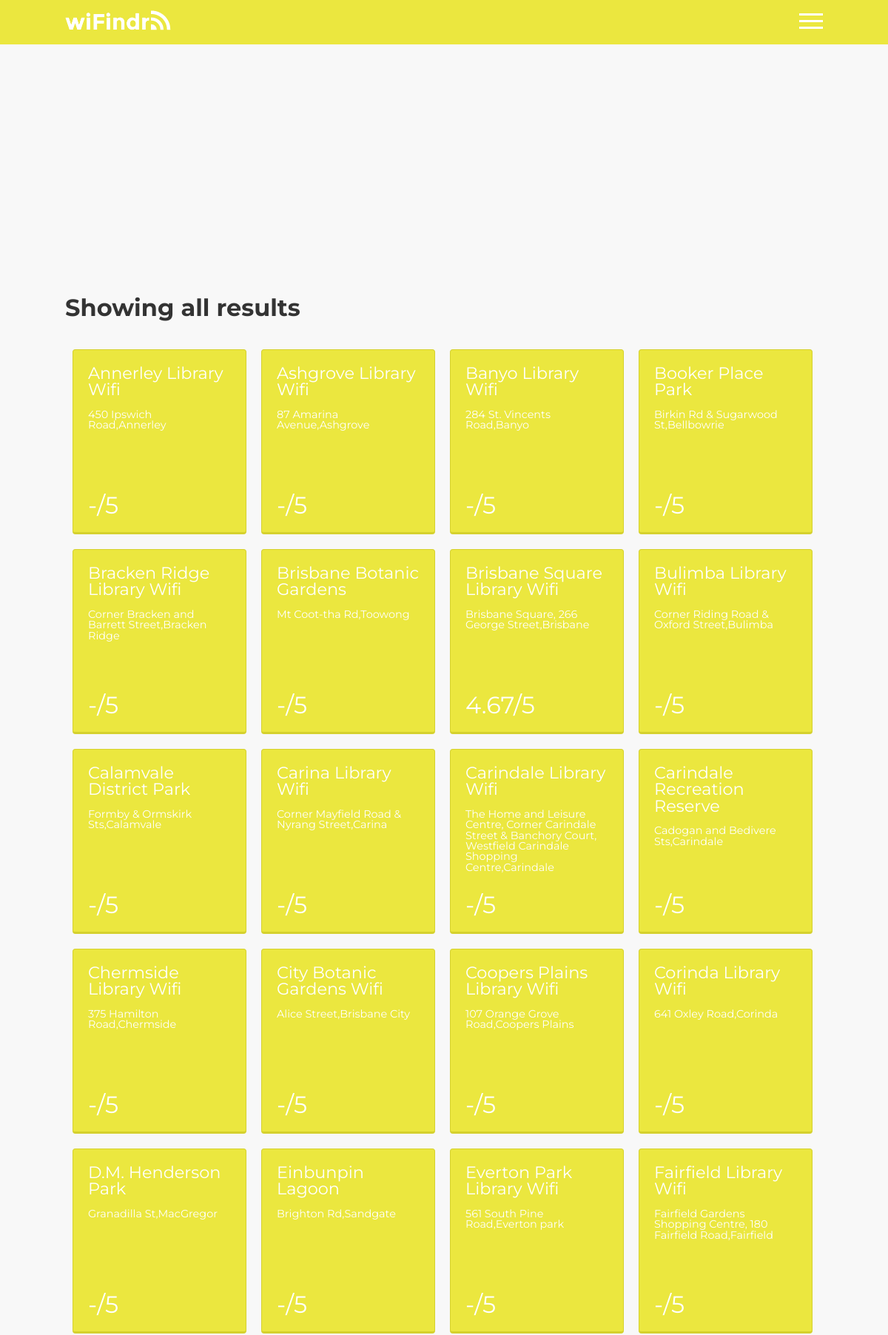
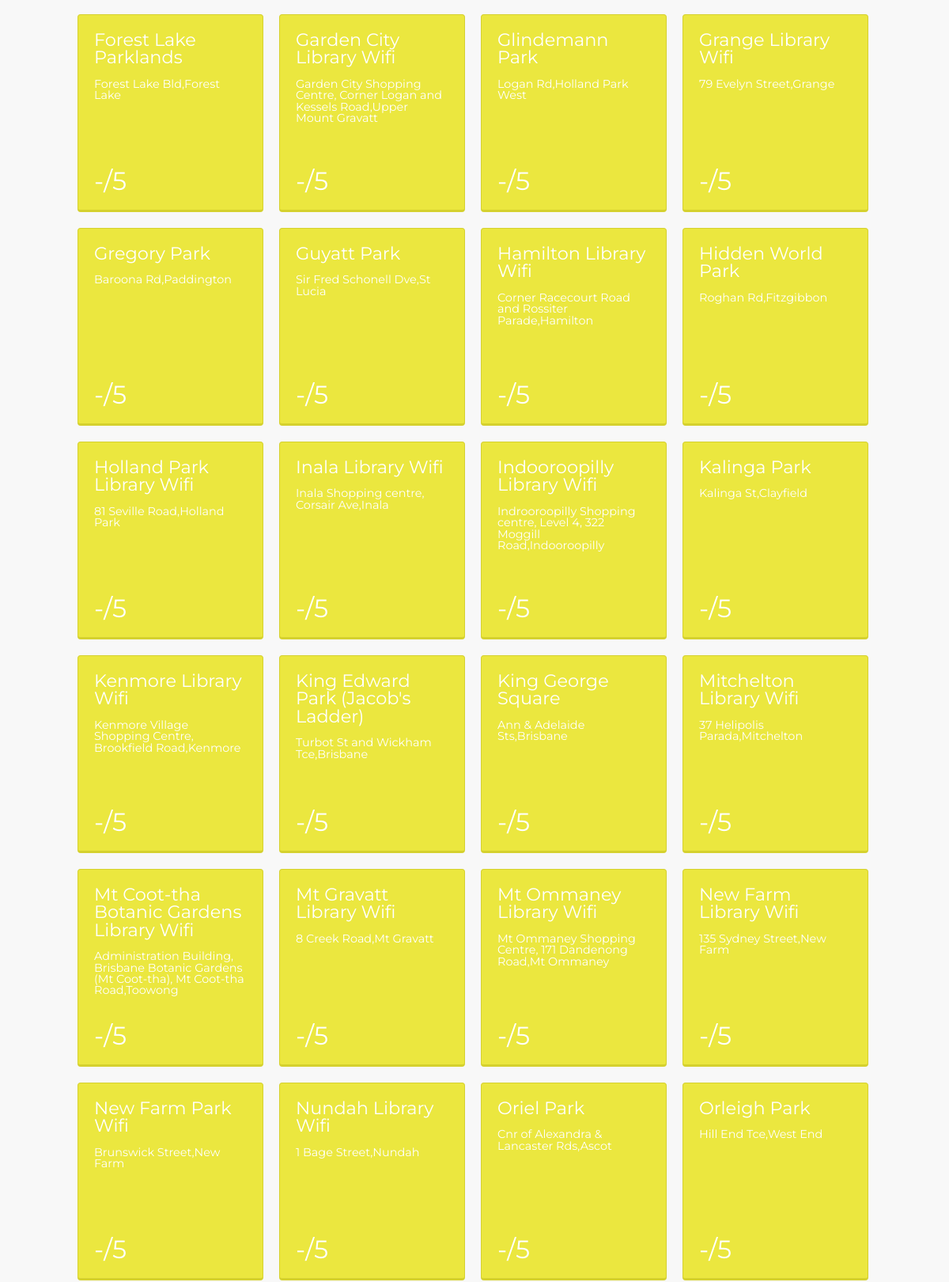
The app's page /results.php (upper part) with its own data (2 pictures, top to bottom).
### tables this page shows
CREATE TABLE IF NOT EXISTS `hotspots` (
  `id` int(9) NOT NULL AUTO_INCREMENT,
  `name` varchar(40) DEFAULT NULL,
  `address` varchar(107) DEFAULT NULL,
  `suburb` varchar(25) DEFAULT NULL,
  `latitude` decimal(10,7) DEFAULT NULL,
  `longitude` decimal(10,7) DEFAULT NULL,
  `hotspot_rating` decimal(10,2) NOT NULL,
  PRIMARY KEY (`id`)
);

### search_messages.php (called while the page is built, shortened)
<?php
switch ($case) {
	case 5:
		$search_message = "Showing all results";
		break;
}
?>

### results.php (the view, shortened to what this page needs)
<?php
include 'login.php';
$selected_suburb = $_POST['select_suburb'];
$sent_rating = $_POST['sort_rating'];
$usr_latitude = $_POST['latitude'];
$usr_longitude = $_POST['longitude'];
$case = 0;
if($usr_latitude != ""){
	$hotspots = $pdo->prepare('SELECT * FROM hotspots');
	$hotspots->execute();
	$latitude = $usr_latitude;
	$longitude = $usr_longitude;
	$hot_count = $hotspots->rowCount();
	$id_array = Array();
	foreach($hotspots as $hotspot){
		$distance = sqrt(pow(($hotspot['latitude']-$usr_latitude), 2)+pow(($hotspot['longitude']-$usr_longitude), 2));
		if ($distance < 0.015){
			$hotspots = array_push($id_array, $hotspot['id']);
		}
	}
	$hotspots = $pdo->prepare('SELECT * FROM hotspots WHERE id IN ('.implode(',', array_map('intval', $id_array)).')');
	$hotspots->execute();
	$case = 1;
}
else{
	if($selected_suburb != ""){
		if($sent_rating != ""){
			$hotspots = $pdo->prepare('SELECT * FROM hotspots WHERE suburb LIKE :searched AND hotspot_rating > :sent_rating');
			$hotspots->bindValue(':searched', "%".$selected_suburb."%");
			$hotspots->bindValue(':sent_rating', $sent_rating);
			$case = 2;
		}
		else{
			$hotspots = $pdo->prepare('SELECT * FROM hotspots WHERE suburb LIKE :searched');
			$hotspots->bindValue(':searched', "%".$selected_suburb."%");
			$case = 3;
		}
	}
	else{
		if($sent_rating != ""){
			$hotspots = $pdo->prepare('SELECT * FROM hotspots WHERE hotspot_rating > :sent_rating');
			$hotspots->bindValue(':sent_rating', $sent_rating);
			$case = 4;
		}
		else{
			$hotspots = $pdo->prepare('SELECT * FROM hotspots');
			$case = 5;
		}
	}
	$hotspots->execute();
	$results = $hotspots->fetch(PDO::FETCH_ASSOC);
	$longitude = $results['longitude'];
	$latitude = $results['latitude'];
	$hotspots->execute();
}
$hotspots->execute();
?>
<!DOCTYPE html>
<html lang="en">
	<head>
		<link rel="stylesheet" href="css/reset.css" type="text/css">
		<link rel="stylesheet" href="css/style.css" type="text/css">
		<link rel="stylesheet" href="css/animation.css" type="text/css">
		<link rel="stylesheet" href="css/mobile.css" type="text/css">
	</head>
	<body onload="loadMap(<?php echo $latitude ?>, <?php echo $longitude?>)">
		<div id="wrapper">
			<div id="header_wrap" class="yellow_bg">
	            <div id="header" class="center">
	                <a href="index.php"><img src="images/logo/logo_white.png" class="left header-logo" alt="wiFindr"></a>
	                <a href="javascript:void(0);" id="menu_icon" class="right" onclick="menu()"><img src="images/icons/menu_icon.png" alt="Open Menu"/></a>
	            </div>
	        </div>
	        <div id="content">
		        <div id="map-canvas" class="map-canvas-short"></div>
		        <div class="page center padding30">
		        	<h2>
		        		<?php
			        	include "search_messages.php";
			        	echo $search_message;
		        		?>
		        	</h2>
		        	<div id="results-wrap">
		        		<?php
		        			foreach($hotspots as $hotspot){
		        				if($hotspot['hotspot_rating'] != 0){
		        					$rating = $hotspot['hotspot_rating'];
		        				}
		        				else{
		        					$rating = "-";
		        				}
			        			$clean_suburb = preg_replace('/[0-9,]+/', '', $hotspot['suburb']);
			        			echo '<a href="hotspot.php?id=',$hotspot['id'],'" class="result">',
			        			'<p class="result-name">',$hotspot['name'],'</p>',
			        			'<p class="result-address">',$hotspot['address'],',',$clean_suburb,'</p>',
			        			'<div class="result-rating">',$rating,'/5</div></a>';
			        		}
		        		?>
		        	</div>
		        </div>
		    </div>
	    </div>
	</body>
</html>

### css/style.css (style rules this page uses)
body { background-color: #f8f8f8; overflow-x: hidden; height: 100%; }
#wrapper { min-height: 100vh; position: relative; overflow-x:hidden; }
#content { padding-bottom:70px; overflow: hidden; height: auto; }
.left { float:left; }
.right { float: right; }
.center { margin: 0 auto 0 auto; }
h2 { font-family: "Montserrat", sans-serif; font-size: 2em; font-weight: 700; color: #333; margin: 10px 0px 10px 0px; }
.page { width: 1024px; position: relative; overflow: hidden; height: auto; }
.yellow_bg { background-color: rgba(235, 231, 63, 1); }
.padding30 { padding: 30px; }
#header_wrap { height: 60px; width: 100%; }
#header { width: 1024px; height: 60px; }
#menu_icon { position: relative; top: 18px; right: 0px; display: block; z-index: 10; }
.header-logo { margin-top: 12px; }
.map-canvas-short { height:300px; width: 100%; margin: 0; padding: 0; }
.result { padding: 20px; height: 250px; width: 235px; float:left; background-color: #EBE73F; color: #fff; font-family: "Montserrat", sans-serif; margin: 10px; border-radius: 4px; border: 1px solid #D5D12E; border-bottom: 3px solid #D5D12E; box-sizing: border-box; position: relative; }
#results-wrap { margin-top: 30px; overflow: hidden; height: auto; }
.result-name { font-family: inherit; margin: 0px 0px 15px 0px; font-size: 1.4em; }
.result-address { font-family: inherit; margin: 0px 0px 30px 0px; font-size: 0.9em; }
.result-rating { font-family: inherit; font-size: 2em; position: absolute; bottom: 20px; left: 20px; }

### css/animation.css (style rules this page uses)
#search-bar, #registration input, .result, #menu_wrap, body, #menu_wrap ul li, #menu_icon, #login, #search_again, #send_review { -webkit-transition: all 0.2s ease-in-out; -moz-transition: all 0.2s ease-in-out; -o-transition: all 0.2s ease-in-out; transition: all 0.2s ease-in-out; }

### records on screen
hotspots: name "Annerley Library Wifi", address "450 Ipswich Road", suburb "Annerley", hotspot_rating "-"
hotspots: name "Ashgrove Library Wifi", address "87 Amarina Avenue", suburb "Ashgrove", hotspot_rating "-"
hotspots: name "Banyo Library Wifi", address "284 St. Vincents Road", suburb "Banyo", hotspot_rating "-"
hotspots: name "Booker Place Park", address "Birkin Rd & Sugarwood St", suburb "Bellbowrie", hotspot_rating "-"
hotspots: name "Bracken Ridge Library Wifi", address "Corner Bracken and Barrett Street", suburb "Bracken Ridge", hotspot_rating "-"
hotspots: name "Brisbane Botanic Gardens", address "Mt Coot-tha Rd", suburb "Toowong", hotspot_rating "-"
hotspots: name "Brisbane Square Library Wifi", address "Brisbane Square, 266 George Street", suburb "Brisbane", hotspot_rating "4.67"
hotspots: name "Bulimba Library Wifi", address "Corner Riding Road & Oxford Street", suburb "Bulimba", hotspot_rating "-"
hotspots: name "Calamvale District Park", address "Formby & Ormskirk Sts", suburb "Calamvale", hotspot_rating "-"
hotspots: name "Carina Library Wifi", address "Corner Mayfield Road & Nyrang Street", suburb "Carina", hotspot_rating "-"
hotspots: name "Carindale Library Wifi", address "The Home and Leisure Centre, Corner Carindale Street & Banchory Court, Westfield Carindale Shopping Centre", suburb "Carindale", hotspot_rating "-"
hotspots: name "Carindale Recreation Reserve", address "Cadogan and Bedivere Sts", suburb "Carindale", hotspot_rating "-"
hotspots: name "Chermside Library Wifi", address "375 Hamilton Road", suburb "Chermside", hotspot_rating "-"
hotspots: name "City Botanic Gardens Wifi", address "Alice Street", suburb "Brisbane City", hotspot_rating "-"
hotspots: name "Coopers Plains Library Wifi", address "107 Orange Grove Road", suburb "Coopers Plains", hotspot_rating "-"
hotspots: name "Corinda Library Wifi", address "641 Oxley Road", suburb "Corinda", hotspot_rating "-"
hotspots: name "D.M. Henderson Park", address "Granadilla St", suburb "MacGregor", hotspot_rating "-"
hotspots: name "Einbunpin Lagoon", address "Brighton Rd", suburb "Sandgate", hotspot_rating "-"
hotspots: name "Everton Park Library Wifi", address "561 South Pine Road", suburb "Everton park", hotspot_rating "-"
hotspots: name "Fairfield Library Wifi", address "Fairfield Gardens Shopping Centre, 180 Fairfield Road", suburb "Fairfield", hotspot_rating "-"
hotspots: name "Forest Lake Parklands", address "Forest Lake Bld", suburb "Forest Lake", hotspot_rating "-"
hotspots: name "Garden City Library Wifi", address "Garden City Shopping Centre, Corner Logan and Kessels Road", suburb "Upper Mount Gravatt", hotspot_rating "-"
hotspots: name "Glindemann Park", address "Logan Rd", suburb "Holland Park West", hotspot_rating "-"
hotspots: name "Grange Library Wifi", address "79 Evelyn Street", suburb "Grange", hotspot_rating "-"
hotspots: name "Gregory Park", address "Baroona Rd", suburb "Paddington", hotspot_rating "-"
hotspots: name "Guyatt Park", address "Sir Fred Schonell Dve", suburb "St Lucia", hotspot_rating "-"
hotspots: name "Hamilton Library Wifi", address "Corner Racecourt Road and Rossiter Parade", suburb "Hamilton", hotspot_rating "-"
hotspots: name "Hidden World Park", address "Roghan Rd", suburb "Fitzgibbon", hotspot_rating "-"
hotspots: name "Holland Park Library Wifi", address "81 Seville Road", suburb "Holland Park", hotspot_rating "-"
hotspots: name "Inala Library Wifi", address "Inala Shopping centre, Corsair Ave", suburb "Inala", hotspot_rating "-"
hotspots: name "Indooroopilly Library Wifi", address "Indrooroopilly Shopping centre, Level 4, 322 Moggill Road", suburb "Indooroopilly", hotspot_rating "-"
hotspots: name "Kalinga Park", address "Kalinga St", suburb "Clayfield", hotspot_rating "-"
hotspots: name "Kenmore Library Wifi", address "Kenmore Village Shopping Centre, Brookfield Road", suburb "Kenmore", hotspot_rating "-"
hotspots: name "King Edward Park (Jacob's Ladder)", address "Turbot St and Wickham Tce", suburb "Brisbane", hotspot_rating "-"
hotspots: name "King George Square", address "Ann & Adelaide Sts", suburb "Brisbane", hotspot_rating "-"
hotspots: name "Mitchelton Library Wifi", address "37 Helipolis Parada", suburb "Mitchelton", hotspot_rating "-"
hotspots: name "Mt Coot-tha Botanic Gardens Library Wifi", address "Administration Building, Brisbane Botanic Gardens (Mt Coot-tha), Mt Coot-tha Road", suburb "Toowong", hotspot_rating "-"
hotspots: name "Mt Gravatt Library Wifi", address "8 Creek Road", suburb "Mt Gravatt", hotspot_rating "-"
hotspots: name "Mt Ommaney Library Wifi", address "Mt Ommaney Shopping Centre, 171 Dandenong Road", suburb "Mt Ommaney", hotspot_rating "-"
hotspots: name "New Farm Library Wifi", address "135 Sydney Street", suburb "New Farm", hotspot_rating "-"
hotspots: name "New Farm Park Wifi", address "Brunswick Street", suburb "New Farm", hotspot_rating "-"
hotspots: name "Nundah Library Wifi", address "1 Bage Street", suburb "Nundah", hotspot_rating "-"
hotspots: name "Oriel Park", address "Cnr of Alexandra & Lancaster Rds", suburb "Ascot", hotspot_rating "-"
hotspots: name "Orleigh Park", address "Hill End Tce", suburb "West End", hotspot_rating "-"

### other values on screen
$search_message "Showing all results"
